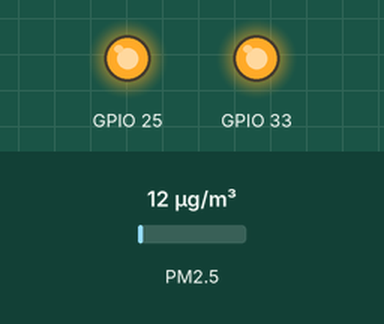
This program was run on a simulated ESP32 board running MicroPython. Parts: output pins drawn as LEDs (lit = HIGH). The inputs (shaded band) are chosen by the test bench; at power-on: PM2.5 12 µg/m³. What the program prints to the serial console is not drawn. At 30.0 s the program stops and its outputs stay as they are.

Above: at 0.1 s.
Timing chart, 0 to 1.6 s (numbered marks = the images above):
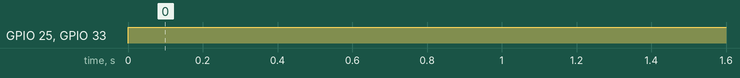

Measured:
- by itself, GPIO 25, GPIO 33: LOW → HIGH at 0.00 s

The program:

pms_simple.py
```python
"""
Micropython library for PMS5003
by Rob Braggaar
"""
import time
import struct
from machine import UART, Pin


class PMS5003():
    def __init__(self, set=25, reset=33):
        """
            Lopy     :: PMS
            TXD: P9  :: RXD: P4
            RXD: P10 :: TXD: P5
            SET: P11 :: SET: P3
            RESET: P12 :: RESET: P6
        """
        self.STARTUP_TIME = 30  # startup time
        self.port = UART(1, baudrate=9600, parity=None, stop=1, tx=17, rx=16)
        self.set_pin = Pin(set, mode=Pin.OUT)
        self.reset_pin = Pin(reset, mode=Pin.OUT)

        self.set_pin.value()  # start powered off
        self.reset_pin.value(1)  # pull low and high for reset

    def set_pms(self):
        print("PMS: set")
        self.set_pin.value(1)
        time.sleep(self.STARTUP_TIME)

    def reset_pms(self):
        print("PMS: reset")
        self.reset_pin.value(0)
        time.sleep_ms(50)
        self.reset_pin.value(1)

    def sleep(self):
        print("PMS: sleep")
        self.set_pin.value(0)

    def packet_from_data(self, data):
        numbers = struct.unpack('>16H', data)
        csum = sum(data[:-2])
        if csum != numbers[-1]:
            print("Bad packet data: %s / %s", data, csum)
            return None
        return numbers[2:-2]

    def read_pms(self):
        c = self.port.read(1)
        print(c)
        if c != b'\x42':
            self.read_pms()

        c = self.port.read(1)
        print(c)
        if c != b'\x4d':
            self.read_pms()

        data = bytearray((0x42, 0x4d))
        print('data:', len(data), '\n', data)

        data += self.port.read(30)
        print('data:', len(data), '\n', data)

        if len(data) != 32:
            self.read_pms()

        measurements = self.packet_from_data(data)
        if measurements == None:
            print("PMS: read failed")
        else:
            return measurements


pms = PMS5003()
pms.set_pms()
print(pms.read_pms())
```
